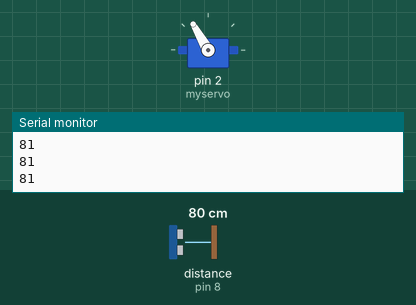
A sketch run on a simulated Arduino Uno, built with avr-gcc and run on an emulated ATmega328P. On the bench: servo, the last lines printed to the serial monitor. Inputs (shaded band) come from the test bench; at power-on: distance to the obstacle (sensor on pin 8) 80 cm. The echo pulse lasts 58.3 µs per cm.

Above: at 1.2 s.
1.3 s: distance to the obstacle (sensor on pin 8) set to 54 cm
2.8 s: distance to the obstacle (sensor on pin 8) set to 47 cm
At 4.0 s:
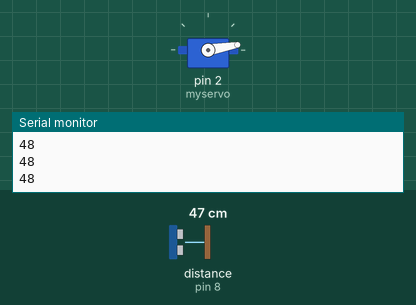
4.4 s: distance to the obstacle (sensor on pin 8) set to 60 cm
At 4.8 s:
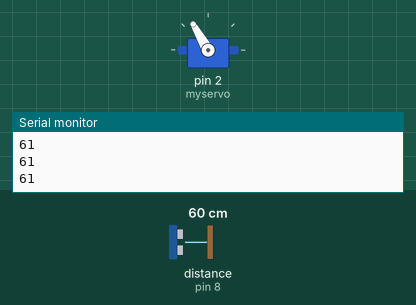
5.9 s: distance to the obstacle (sensor on pin 8) set to 2 cm
At 7.0 s:
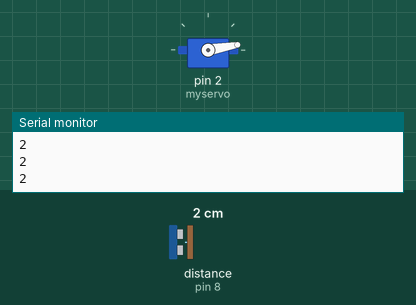
Timing chart, 0 to 8.5 s (numbered marks = the images above; inputs shaded):
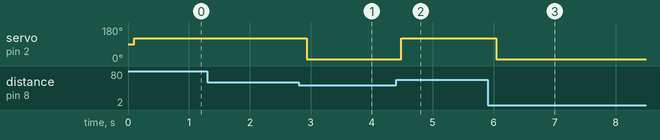

The sketch:

Tong_sampah_otomatis_ultrasonik_servo.ino
```cpp
//install Library ultrasonik dulu dengan nama newping
//lihat di folder libraries

#include <Servo.h> // memanggil library servo
#include <NewPing.h> // memanggil library sensor ultrasonic

Servo myservo; // inisialisasi myservo
#define TRIGGER_PIN 9 // Pin Trigger dihubungkan ke Pin Digital 5 Arduino
#define ECHO_PIN 8 // Pin Echo dihubungkan ke pin Digital 6 Arduino
#define MAX_DISTANCE 90 // Batas jarak pengukuran sensor ultrasonic
NewPing sonar(TRIGGER_PIN, ECHO_PIN, MAX_DISTANCE);

void setup() {
  myservo.attach(2); // Pin Out Servo dihubungkan ke Pin Digital 2 Arduino
  Serial.begin(9600);
}

void loop() {
delay(50);
int jarak = sonar.ping_cm(); // Variabel "Jarak" untuk menampung hasil pengukuran jarak
Serial.println(jarak);
if((jarak>0)&&(jarak<=50))
  {
  delay(50); // jeda waktu 50 ms
  myservo.write(10); // Membuat servo berputar 10° (membuka kotak sampah)
  }
if((jarak>50)&&(jarak<=220))
  {
    delay(50);
    myservo.write(120);
  }
}
```

Measured:
- the behaviour switches between 50 and 49 cm on distance to the obstacle (sensor on pin 8) (found by bisection; images 0 and 1)
- after the input at 2.8 s, servo on pin 2 (myservo): 120° → 10° after 0.13 s
- after the input at 4.4 s, servo on pin 2 (myservo): 10° → 120° after 0.08 s
- after the input at 5.9 s, servo on pin 2 (myservo): 120° → 10° after 0.15 s
